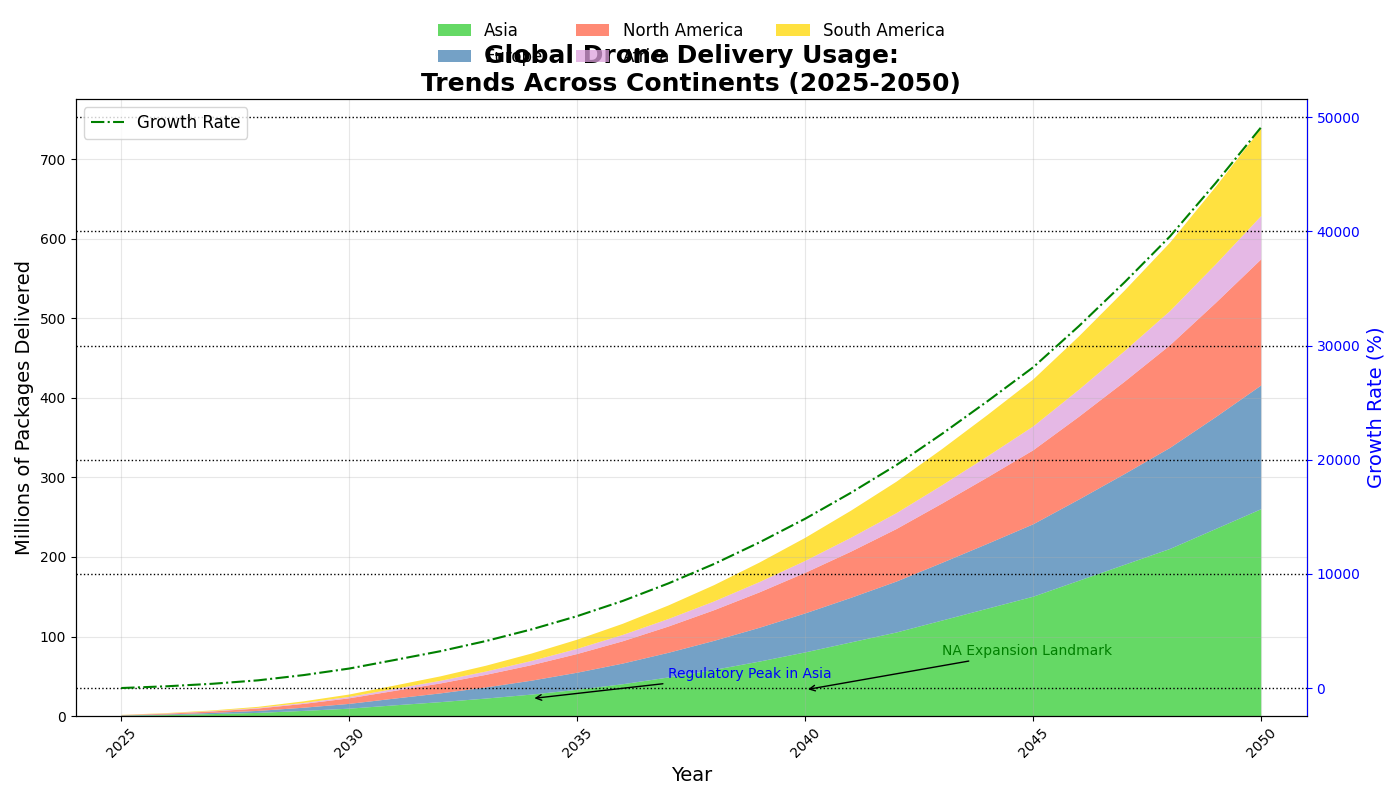

The Python source for this figure:
import matplotlib.pyplot as plt
import numpy as np

years = np.arange(2025, 2051)

asia = np.array([0.5, 1.2, 2.5, 4.0, 6.5, 9.3, 13.5, 17.5, 22.0, 27.0, 33.0, 40.0, 48.5, 58.0, 68.5, 80.0, 92.5, 105.0, 120.0, 135.0, 150.0, 170.0, 190.0, 210.0, 235.0, 260.0])
europe = np.array([0.3, 0.8, 1.5, 2.5, 4.0, 6.0, 8.5, 11.0, 14.0, 17.5, 21.5, 26.0, 31.0, 36.5, 42.5, 49.0, 56.0, 64.0, 72.5, 81.5, 91.0, 102.0, 114.0, 127.0, 140.5, 155.5])
north_america = np.array([0.4, 1.0, 1.8, 3.0, 4.8, 7.0, 9.7, 12.5, 15.8, 19.5, 23.5, 28.0, 33.0, 38.5, 44.5, 51.0, 58.0, 66.0, 74.5, 83.5, 93.0, 104.0, 116.0, 129.0, 143.5, 158.5])
africa = np.array([0.1, 0.3, 0.5, 0.8, 1.2, 1.8, 2.5, 3.3, 4.2, 5.3, 6.5, 8.0, 9.5, 11.0, 13.0, 15.0, 17.5, 20.0, 23.0, 26.5, 30.0, 34.0, 38.5, 43.0, 48.5, 54.5])
south_america = np.array([0.2, 0.5, 0.8, 1.3, 2.0, 3.0, 4.2, 5.6, 7.3, 9.3, 11.5, 14.0, 17.0, 20.5, 24.5, 29.0, 34.0, 39.5, 45.5, 52.0, 59.0, 67.0, 76.0, 86.0, 97.5, 110.0])

fig, ax1 = plt.subplots(figsize=(14, 8))

new_colors = ['#32cd32', '#4682b4', '#ff6347', '#dda0dd', '#ffd700']

ax1.stackplot(years, asia, europe, north_america, africa, south_america, labels=['Asia', 'Europe', 'North America', 'Africa', 'South America'], colors=new_colors, alpha=0.75)

ax1.set_title("Global Drone Delivery Usage:\nTrends Across Continents (2025-2050)", fontsize=18, fontweight='bold')
ax1.set_xlabel('Year', fontsize=14)
ax1.set_ylabel('Millions of Packages Delivered', fontsize=14)
ax1.legend(loc='upper center', fontsize=12, bbox_to_anchor=(0.5, 1.15), ncol=3, frameon=False)
ax1.grid(True, linestyle='-', alpha=0.3)

ax1.set_xlim(2024, 2051)
ax1.set_xticks(np.arange(2025, 2051, 5))
ax1.tick_params(axis='x', rotation=45)

ax1.annotate('Regulatory Peak in Asia', xy=(2034, 22), xytext=(2037, 48),
             arrowprops=dict(facecolor='grey', arrowstyle='->'), fontsize=10, color='blue')
ax1.annotate('NA Expansion Landmark', xy=(2040, 33), xytext=(2043, 77),
             arrowprops=dict(facecolor='red', arrowstyle='->'), fontsize=10, color='green')

ax2 = ax1.twinx()
growth_rate = ((asia + europe + north_america + africa + south_america) /
               (asia[0] + europe[0] + north_america[0] + africa[0] + south_america[0]) - 1) * 100
ax2.plot(years, growth_rate, 'g-.', label='Growth Rate')
ax2.set_ylabel('Growth Rate (%)', fontsize=14)
ax2.yaxis.label.set_color('blue')
ax2.spines['right'].set_color('blue')
ax2.tick_params(axis='y', colors='blue')
ax2.legend(loc='upper left', fontsize=12)

plt.grid(which='both', linestyle=':', linewidth='1', color='black')
plt.tight_layout()

plt.show()
